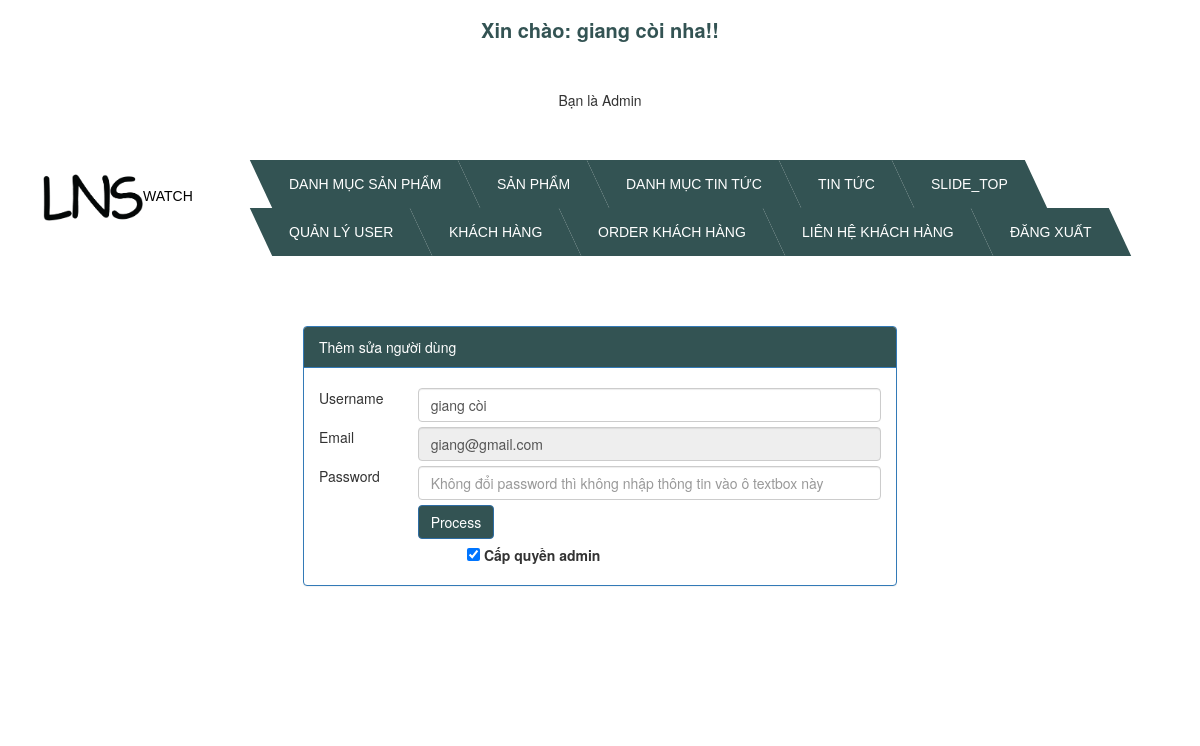
/admin.php?controller=user&action=edit&id=1 (signed in), run on the app's committed database.
### tables this page shows
CREATE TABLE `user` (
  `user_id` int(11) NOT NULL,
  `email` varchar(500) NOT NULL,
  `password` varchar(500) NOT NULL,
  `admin_id` int(11) NOT NULL,
  `username` varchar(500) NOT NULL
);

### model/model.php (called while the page is built, shortened)
<?php
	class model{
		public static function get_a_record($sql){
			global $db;
			$result = mysqli_query($db,$sql) or die("Không truy vấn được 3");
			$record = mysqli_fetch_object($result);
			return $record;
		}
	}
 ?>

### view/backend/add_edit_user.php (the view)
<div class="col-md-8 col-xs-offset-2">
	<div class="panel panel-primary">
		<div style="background-color: #335353;" class="panel-heading">Thêm sửa người dùng</div>
		<div class="panel-body">
		<form method="post" action="<?php echo $form_action; ?>">
			<div class="row" style="margin-top:5px;">
				<div class="col-md-2">Username</div>
				<div class="col-md-10">
					<input type="text" value="<?php echo isset($record->username)?$record->username:""; ?>" name="username" class="form-control" required>
				</div>
			</div>
			<div class="row" style="margin-top:5px;">
				<div class="col-md-2">Email</div>
				<div class="col-md-10">
					<input type="email" value="<?php echo isset($record->email)?$record->email:""; ?>" name="email" class="form-control" <?php if(isset($record->email)): ?> disabled <?php else: ?> required <?php endif; ?>>
				</div>
			</div>
			<div class="row" style="margin-top:5px;">
				<div class="col-md-2">Password</div>
				<div class="col-md-10">
					<input type="password" name="password" class="form-control" <?php if(isset($record->email)): ?> placeholder="Không đổi password thì không nhập thông tin vào ô textbox này" <?php else: ?> required <?php endif; ?>>
				</div>
			</div>
			<div class="row" style="margin-top:5px;">
				<div class="col-md-2"></div>
				<div class="col-md-10">
					<input style="background-color: #335353;" type="submit" value="Process" class="btn btn-primary">
				</div>
			</div>
      <div class="row" style="margin-top:5px;">
        <div class="col-md-3"></div>
        <div class="col-md-9">
          <input type="checkbox" <?php if(isset($record->admin_id)&&$record->admin_id==1): ?> checked <?php endif; ?> name="admin_id" id="admin_id"> <label for="admin_id">Cấp quyền admin</label>
        </div>
      </div>
		</form>
		</div>
	</div>
</div>

### public/backend/css_admin/style.css (style rules this page uses)
body { font-family: 'Open Sans', sans-serif; font-weight: 300; line-height: 1.42em; color:#A7A1AE; background-color:#1F2739; }

### data on the page
user: username "giang còi", email "giang@gmail.com", admin_id "☑"

### other printed values
$_SESSION["username"] "giang còi"
